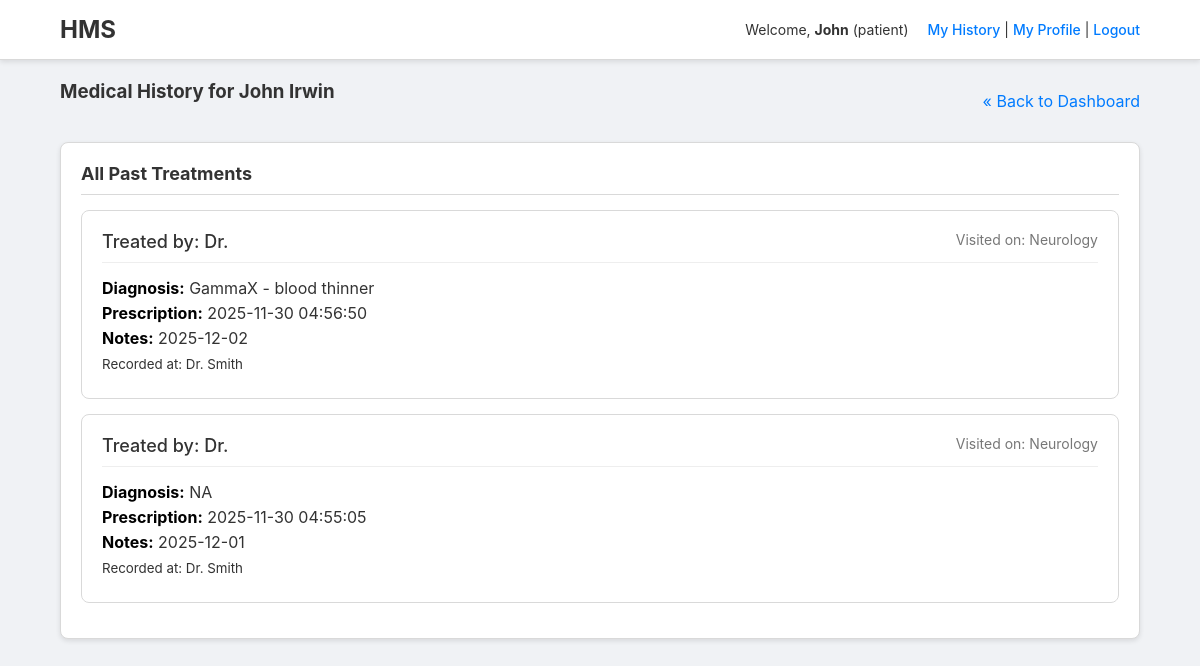
The page /patient/history (signed in) on the database its author committed.
### tables this page shows
CREATE TABLE patients (
        id INTEGER PRIMARY KEY AUTOINCREMENT,
        user_id INTEGER NOT NULL,
        fullname TEXT,
        contact TEXT,
        age INTEGER,
        gender TEXT,
        FOREIGN KEY(user_id) REFERENCES users(id)
    );

CREATE TABLE treatments (
        id INTEGER PRIMARY KEY AUTOINCREMENT,
        appointment_id INTEGER,
        diagnosis TEXT,
        prescription TEXT,
        notes TEXT,
        created_at TIMESTAMP DEFAULT CURRENT_TIMESTAMP,
        FOREIGN KEY(appointment_id) REFERENCES appointments(id)
    );

CREATE TABLE doctors (
        id INTEGER PRIMARY KEY AUTOINCREMENT,
        user_id INTEGER NOT NULL,
        fullname TEXT,
        specialization TEXT,
        bio TEXT,
        FOREIGN KEY(user_id) REFERENCES users(id)
    );

CREATE TABLE appointments (
        id INTEGER PRIMARY KEY AUTOINCREMENT,
        patient_id INTEGER,
        doctor_id INTEGER,
        date TEXT,
        time_slot TEXT,
        status TEXT DEFAULT 'Booked',
        created_at TIMESTAMP DEFAULT CURRENT_TIMESTAMP,
        FOREIGN KEY(patient_id) REFERENCES patients(id),
        FOREIGN KEY(doctor_id) REFERENCES doctors(id)
    );

### patient.py (the view)
@patient_bp.route("/history",methods=["GET"])
def history():
    if not patient_required(): return redirect("/login")
    user_id=session.get("user_id")
    pat=query_one("SELECT id, fullname FROM patients WHERE user_id=?",(user_id,))
    if not pat: return redirect("/login")
    treatments=query_all("""SELECT t.id, t.diagnosis, t.prescription, t.created_at, a.date, d.fullname as doctor_name, d.specialization FROM treatments t JOIN appointments a ON t.appointment_id = a.id JOIN doctors d ON a.doctor_id = d.id WHERE a.patient_id=? ORDER BY t.created_at DESC""",(pat[0],))
    return render_template("patient_history.html",treatments=treatments,patient=pat)

### database.py (called while the page is built)
def get_conn(): return sqlite3.connect(DB_PATH)

### patient.py (called while the page is built)
def patient_required():
    return session.get("role")=="patient"

### utils.py (called while the page is built)
def query_all(query,params=()):
    conn=get_conn()
    cur=conn.cursor()
    cur.execute(query,params)
    rows=cur.fetchall()
    conn.close()
    return rows

def query_one(query,params=()):
    conn=get_conn()
    cur=conn.cursor()
    cur.execute(query,params)
    row=cur.fetchone()
    conn.close()
    return row

### templates/patient_history.html
{% extends "base.html" %}
{% block content %}
<div class="page-title">
  <h3>Medical History for {{patient[1]}}</h3>
  <a href="{{url_for('doctor.dashboard')}}">&laquo; Back to Dashboard</a>
</div>
<div class="dashboard-widget full-width">
  <h5>All Past Treatments</h5>
  {% if treatments %}
    {% for t in treatments %}
    <div class="history-item">
      <div class="history-item-header">
        <div class="doctor">Treated by: Dr. {{t[7]}}</div>
        <div class="date">Visited on: {{t[6]}}</div>
      </div>
      <p><strong>Diagnosis:</strong> {{t[2]}}</p>
      <p><strong>Prescription:</strong> {{t[3]}}</p>
      <p><strong>Notes:</strong> {{t[4]}}</p>
      <p><small>Recorded at: {{t[5]}}</small></p>
    </div>
    {% endfor %}
  {% else %}
    <p>This patient has no past treatment records.</p>
  {% endif %}
</div>
{% endblock %}

### static/style.css (style rules this page uses)
:root { --bg-color: #f0f2f5; --card-bg: #ffffff; --border-color: #d9d9d9; --primary-color: #007bff; --text-color: #333; --text-light: #777; --green: #28a745; --red: #dc3545; --yellow: #ffc107; --blue: #007bff; --grey: #6c757d; --box-shadow: 0 2px 5px rgba(0, 0, 0, 0.1); }
body { font-family: -apple-system, BlinkMacSystemFont, 'Segoe UI', Roboto, 'Helvetica Neue', Arial, sans-serif; background-color: var(--bg-color); color: var(--text-color); margin: 0; padding: 0; }
h1, h2, h3, h4, h5 { margin-top: 0; }
a { color: var(--primary-color); text-decoration: none; }
.page-title { display: flex; justify-content: space-between; align-items: center; margin-bottom: 20px; }
.dashboard-widget { background: var(--card-bg); border: 1px solid var(--border-color); border-radius: 8px; box-shadow: var(--box-shadow); padding: 20px; overflow: hidden; }
.dashboard-widget.full-width { grid-column: 1 / -1; }
.dashboard-widget h5 { border-bottom: 1px solid var(--border-color); padding-bottom: 10px; margin-bottom: 15px; font-size: 18px; }
.history-item { background: var(--card-bg); border: 1px solid var(--border-color); border-radius: 8px; margin-bottom: 15px; padding: 20px; }
.history-item-header { display: flex; justify-content: space-between; border-bottom: 1px solid #eee; padding-bottom: 10px; margin-bottom: 15px; }
.history-item-header .doctor { font-size: 18px; font-weight: 500; }
.history-item-header .date { font-size: 14px; color: var(--text-light); }
.history-item p { margin: 5px 0; }
.history-item strong { color: #000; }

### rows shown on the page
patients: fullname "John Irwin"
treatments: specialization "Neurology", prescription "GammaX - blood thinner", created_at "2025-11-30 04:56:50", date "2025-12-02", fullname "Dr. Smith"
treatments: specialization "Neurology", prescription "NA", created_at "2025-11-30 04:55:05", date "2025-12-01", fullname "Dr. Smith"

### other values the page prints
{{ session.username }} "John"
{{ session.role }} "patient"
